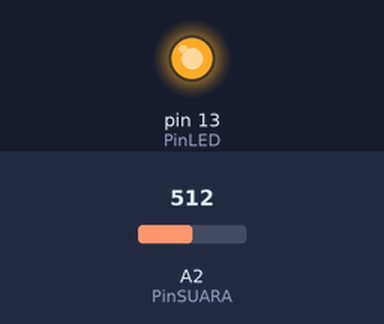
Simulated run of this sketch. Board: Arduino Uno, built with avr-gcc and run on an emulated ATmega328P. Parts: output pins drawn as LEDs (lit = HIGH). The inputs (shaded band) are chosen by the test bench; at power-on: A2 (PinSUARA) = 512.

Above: at 1.3 s.
1.4 s: A2 (PinSUARA) set to 210
2.9 s: A2 (PinSUARA) set to 188
At 3.5 s:
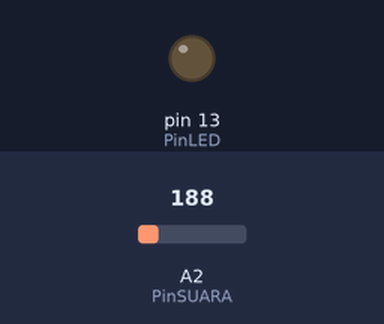
4.5 s: A2 (PinSUARA) set to 306
At 5.7 s:
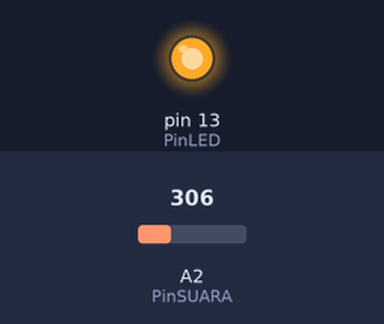
6.0 s: A2 (PinSUARA) set to 122
At 6.9 s:
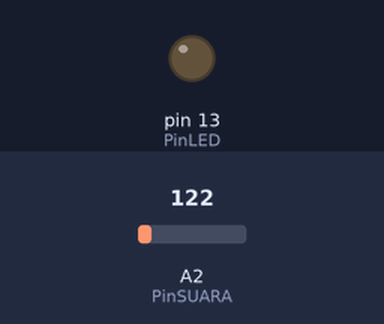
Timing chart, 0 to 8.5 s (numbered marks = the images above; inputs shaded):
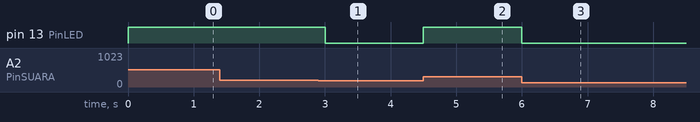

The sketch:

Pertemuan_11_Suara.ino
```cpp
const int PinLED = 13;
const int PinSUARA = A2;
const int AmbangNilai = 200;

void setup() {
    Serial.begin(9600);
    pinMode(PinLED, OUTPUT);
    pinMode(PinSUARA, INPUT);
}

void loop() {
    int SensorSuara = analogRead(PinSUARA);

    if (SensorSuara > AmbangNilai) {
        digitalWrite(PinLED, HIGH);
        delay(500);
    }
    else {
        digitalWrite(PinLED, LOW);
    }
}
```

Measured:
- the behaviour switches between 201 and 200 on A2 (PinSUARA) (found by bisection; images 0 and 1)
- after the input at 1.4 s, every drawn part: stays the same
- after the input at 2.9 s, pin 13 (PinLED): HIGH → LOW after 0.10 s
- after the input at 4.5 s, pin 13 (PinLED): LOW → HIGH at once
- after the input at 6.0 s, pin 13 (PinLED): HIGH → LOW at once
